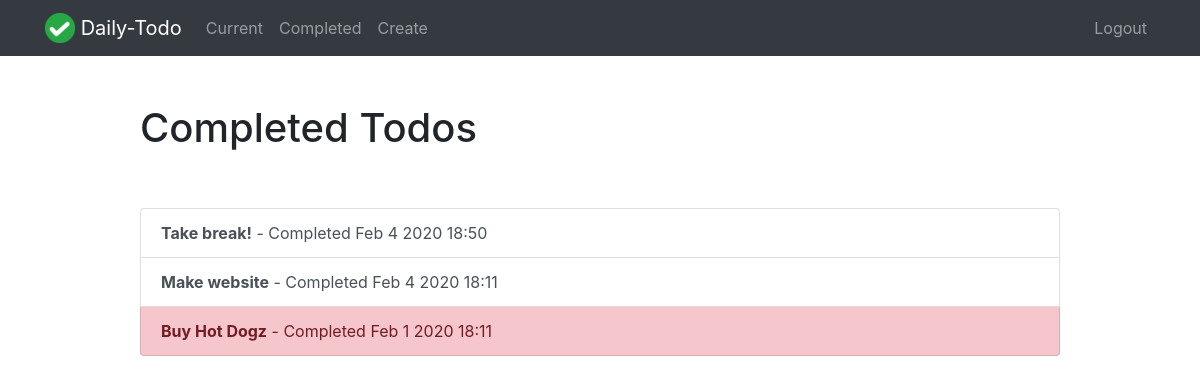
The page /completed/ (signed in) on the database as committed earlier.
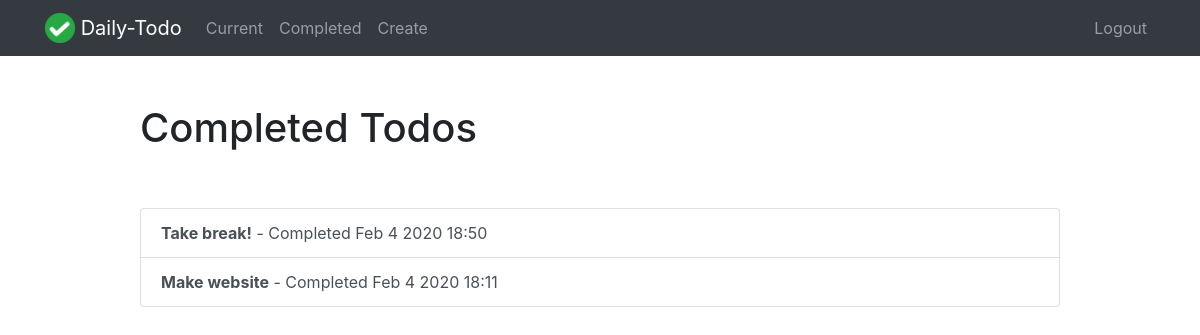
The same page on the database as committed later.
### todo/models.py (models this page shows, shortened)
class Todo(models.Model):
    title = models.CharField(max_length=100)
    memo = models.TextField(blank=True)
    created = models.DateTimeField(auto_now_add=True)
    datecompleted = models.DateTimeField(null=True, blank=True)
    important = models.BooleanField(default=False)
    user = models.ForeignKey(User, on_delete=models.CASCADE, null=True)
    class Meta:
        ordering = ['important']

### todo/views.py (the view)
# urls.py: path('completed/', views.completedtodos, name='completedtodos'),
@login_required
def completedtodos(request):
    todos = Todo.objects.filter(user=request.user, datecompleted__isnull=False).order_by('-datecompleted')
    return render(request, 'todo/completedtodos.html', {'todos':todos})

### todo/templates/todo/completedtodos.html
{% extends "todo/base.html" %}
{% block content %}
    <div class="row justify-content-center mt-5">
        <div class="col-md-10">
            <h1>Completed Todos</h1>
        </div>
    </div>
    <div class="row justify-content-center mt-5">
        <div class="col-md-10">
            <div class="list-group">
                {% for todo in todos %}
                    <a href="{% url 'viewtodo' todo.id %}" class="list-group-item list-group-item-action{% if todo.important %} list-group-item-danger{% endif %}"><b>{{ todo.title }}</b> - Completed {{ todo.datecompleted|date:'M j Y H:i' }}</a>
                {% endfor %}
            </div>
        </div>
    </div>
{% endblock %}

### todo/templates/todo/base.html (shortened to what this page needs)
{% load static %}
<!doctype html>
<html lang="en">
<head>
    <link rel="stylesheet" href="https://stackpath.bootstrapcdn.com/bootstrap/4.4.1/css/bootstrap.min.css">
</head>
<body>
<nav class="navbar navbar-expand-md navbar-dark bg-dark">
<div class="container">
    <a class="navbar-brand" href="{% url 'home' %}">
         <img src="{% static 'todo/logo.png' %}" width="30" height="30" class="d-inline-block align-top">
        <span>Daily-Todo</span>
    </a>
    <div class="collapse navbar-collapse" id="navbarNav">
    {% if user.is_authenticated %}
        <ul class="navbar-nav mr-auto">
                <li class="nav-item {{ current }}">
                    <a class="nav-link" href="{% url 'currenttodos' %}">Current</a>
                </li>
                <li class="nav-item {{ completed }}">
                    <a class="nav-link" href="{% url 'completedtodos' %}">Completed</a>
                </li>
                <li class="nav-item {{ create }}">
                    <a class="nav-link" href="{% url 'createtodo' %}">Create</a>
                </li>
        </ul>
    {% endif %}
    <ul class="navbar-nav ml-auto">
            {% if user.is_authenticated %}
                <li class="nav-item">
                    <a href="#" onclick="$('#signOutBtn').click()" class="nav-link">Logout</a>
                </li>
            {% endif %}
        </ul>
    </div>
</div>
</nav>
<div class="container">
{% block content %}{% endblock %}
</div>
</body>
</html>

Rows that differ between the two databases and show on the page:
no longer on this page (row edited): Todo: title "Buy Hot Dogz", datecompleted "Feb 1 2020 18:11", important True (drawn)
